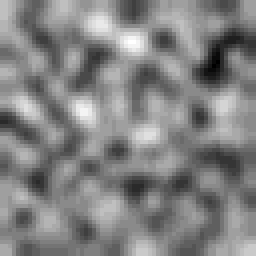
#> input picture assets/floor.png, 64 x 64 px (shown 4 times larger)
$ jupyter execute --allow-errors PNG_generation.ipynb
#> lines starting #> are read from the running program, lines starting #| are printed output that depends on the picture
[cell 1]
import numpy as np
import matplotlib.pyplot as plt

[cell 2]
states = []
drop_off_points = set()
#> (the rest of this cell did not finish here and is left out)

#> (a cell that did not finish here is left out)

[cell 4]
N = 64
width = 115
height = 47

floor = plt.imread("assets/floor.png")
#> floor is the input picture: shape (64, 64, 3) float32; min 0.173, max 0.267, mean 0.221
box = plt.imread("assets/box.png")
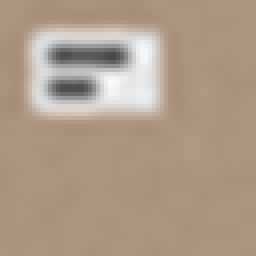
#> input picture assets/box.png, 64 x 64 px (shown 4 times larger)
#> box is the input picture: shape (64, 64, 3) float32; mean R, G, B 0.683, 0.61, 0.54
wall = plt.imread("assets/wall.png")
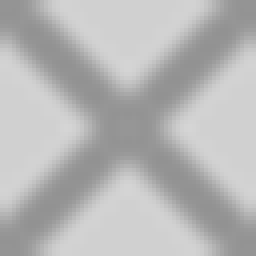
#> input picture assets/wall.png, 64 x 64 px (shown 4 times larger)
#> wall is the input picture: shape (64, 64, 3) float32; min 0.573, max 0.835, mean 0.716
#> (the rest of this cell did not finish here and is left out)
